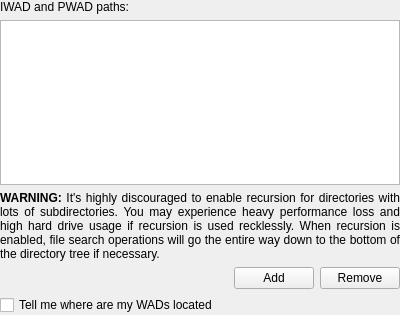
<?xml version="1.0" encoding="UTF-8"?>
<ui version="4.0">
 <class>CFGFilePaths</class>
 <widget class="QWidget" name="CFGFilePaths">
  <property name="geometry">
   <rect>
    <x>0</x>
    <y>0</y>
    <width>400</width>
    <height>315</height>
   </rect>
  </property>
  <layout class="QVBoxLayout" name="verticalLayout_2">
   <property name="margin">
    <number>0</number>
   </property>
   <item>
    <widget class="QLabel" name="label">
     <property name="text">
      <string>IWAD and PWAD paths:</string>
     </property>
    </widget>
   </item>
   <item>
    <widget class="QTableView" name="lstIwadAndPwadPaths">
     <property name="selectionMode">
      <enum>QAbstractItemView::ExtendedSelection</enum>
     </property>
     <property name="selectionBehavior">
      <enum>QAbstractItemView::SelectRows</enum>
     </property>
     <property name="horizontalScrollMode">
      <enum>QAbstractItemView::ScrollPerPixel</enum>
     </property>
     <property name="wordWrap">
      <bool>false</bool>
     </property>
     <attribute name="horizontalHeaderHighlightSections">
      <bool>false</bool>
     </attribute>
     <attribute name="verticalHeaderVisible">
      <bool>false</bool>
     </attribute>
    </widget>
   </item>
   <item>
    <widget class="QLabel" name="label_2">
     <property name="text">
      <string>&lt;html&gt;&lt;head/&gt;&lt;body&gt;&lt;p align=&quot;justify&quot;&gt;&lt;span style=&quot; font-weight:600;&quot;&gt;WARNING: &lt;/span&gt;It's highly discouraged to enable recursion for directories with lots of subdirectories. You may experience heavy performance loss and high hard drive usage if recursion is used recklessly. When recursion is enabled, file search operations will go the entire way down to the bottom of the directory tree if necessary.&lt;/p&gt;&lt;/body&gt;&lt;/html&gt;</string>
     </property>
     <property name="wordWrap">
      <bool>true</bool>
     </property>
    </widget>
   </item>
   <item>
    <layout class="QHBoxLayout" name="horizontalLayout">
     <property name="sizeConstraint">
      <enum>QLayout::SetDefaultConstraint</enum>
     </property>
     <item>
      <spacer name="horizontalSpacer">
       <property name="orientation">
        <enum>Qt::Horizontal</enum>
       </property>
       <property name="sizeHint" stdset="0">
        <size>
         <width>40</width>
         <height>20</height>
        </size>
       </property>
      </spacer>
     </item>
     <item>
      <widget class="QPushButton" name="btnAddWadPath">
       <property name="text">
        <string>Add</string>
       </property>
       <property name="icon">
        <iconset resource="../../../../media/resources.qrc">
         <normaloff>:/icons/plus.png</normaloff>:/icons/plus.png</iconset>
       </property>
      </widget>
     </item>
     <item>
      <widget class="QPushButton" name="btnRemoveWadPath">
       <property name="text">
        <string>Remove</string>
       </property>
       <property name="icon">
        <iconset resource="../../../../media/resources.qrc">
         <normaloff>:/icons/x.png</normaloff>:/icons/x.png</iconset>
       </property>
      </widget>
     </item>
    </layout>
   </item>
   <item>
    <widget class="QCheckBox" name="cbTellMeWhereAreMyWads">
     <property name="toolTip">
      <string>&lt;!DOCTYPE HTML PUBLIC &quot;-//W3C//DTD HTML 4.0//EN&quot; &quot;http://www.w3.org/TR/REC-html40/strict.dtd&quot;&gt;
&lt;html&gt;&lt;head&gt;&lt;meta name=&quot;qrichtext&quot; content=&quot;1&quot; /&gt;&lt;style type=&quot;text/css&quot;&gt;
p, li { white-space: pre-wrap; }
&lt;/style&gt;&lt;/head&gt;&lt;body style=&quot; font-family:'MS Shell Dlg 2'; font-size:8.25pt; font-weight:400; font-style:normal;&quot;&gt;
&lt;p style=&quot; margin-top:0px; margin-bottom:0px; margin-left:0px; margin-right:0px; -qt-block-indent:0; text-indent:0px;&quot;&gt;&lt;span style=&quot; font-size:8pt;&quot;&gt;If selected Doomseeker will attempt to find files used on a particular server if mouse cursor is hovered over the WADS column. This requires hard drive access and search in all directories specified above each time a new tooltip is generated. If it takes too long to create such tooltip you may try disabling this option.&lt;/span&gt;&lt;/p&gt;
&lt;p style=&quot; margin-top:0px; margin-bottom:0px; margin-left:0px; margin-right:0px; -qt-block-indent:0; text-indent:0px;&quot;&gt;&lt;span style=&quot; font-size:8pt;&quot;&gt;This also applies to IWAD column.&lt;/span&gt;&lt;/p&gt;&lt;/body&gt;&lt;/html&gt;</string>
     </property>
     <property name="text">
      <string>Tell me where are my WADs located</string>
     </property>
    </widget>
   </item>
  </layout>
 </widget>
 <resources>
  <include location="../../../../media/resources.qrc"/>
 </resources>
 <connections/>
</ui>
